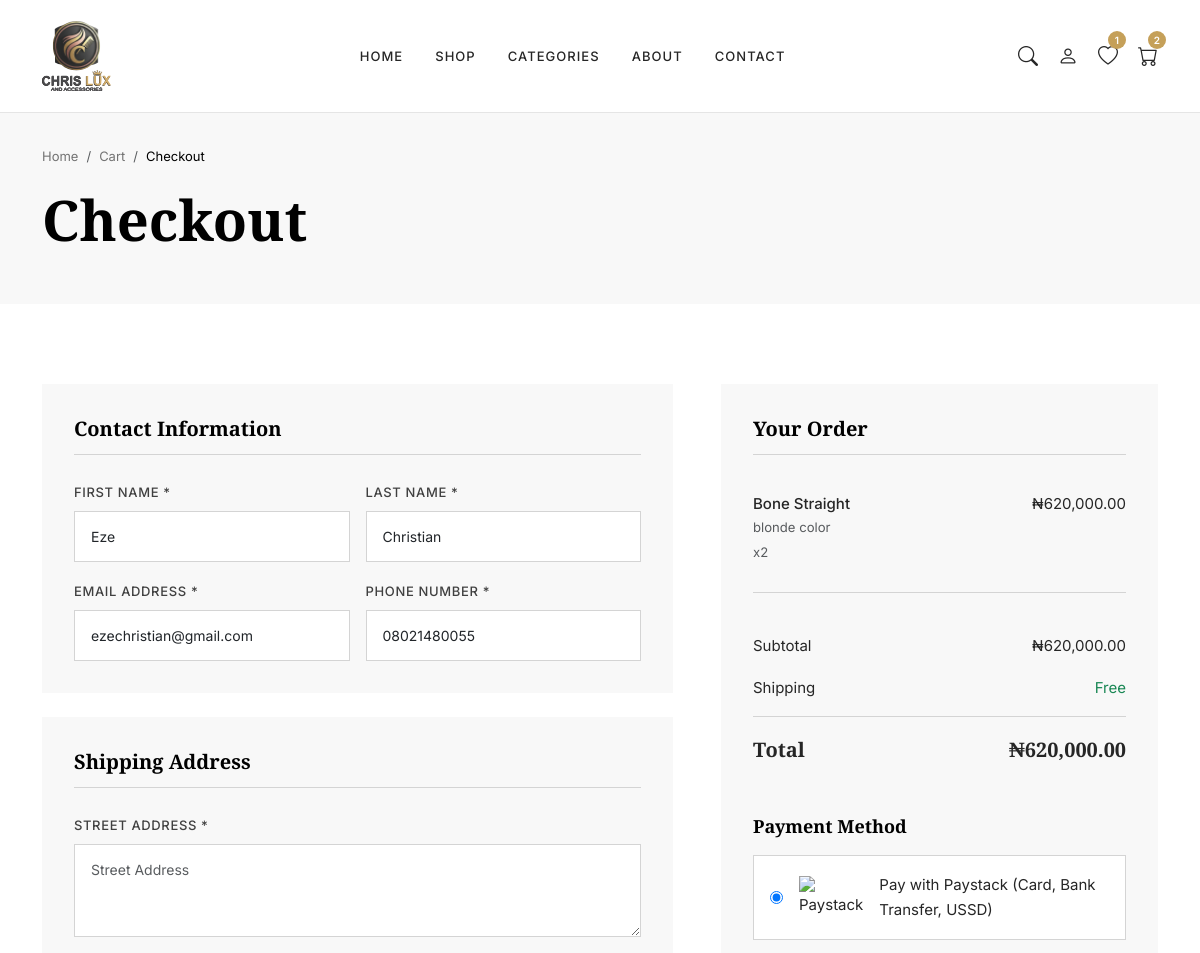
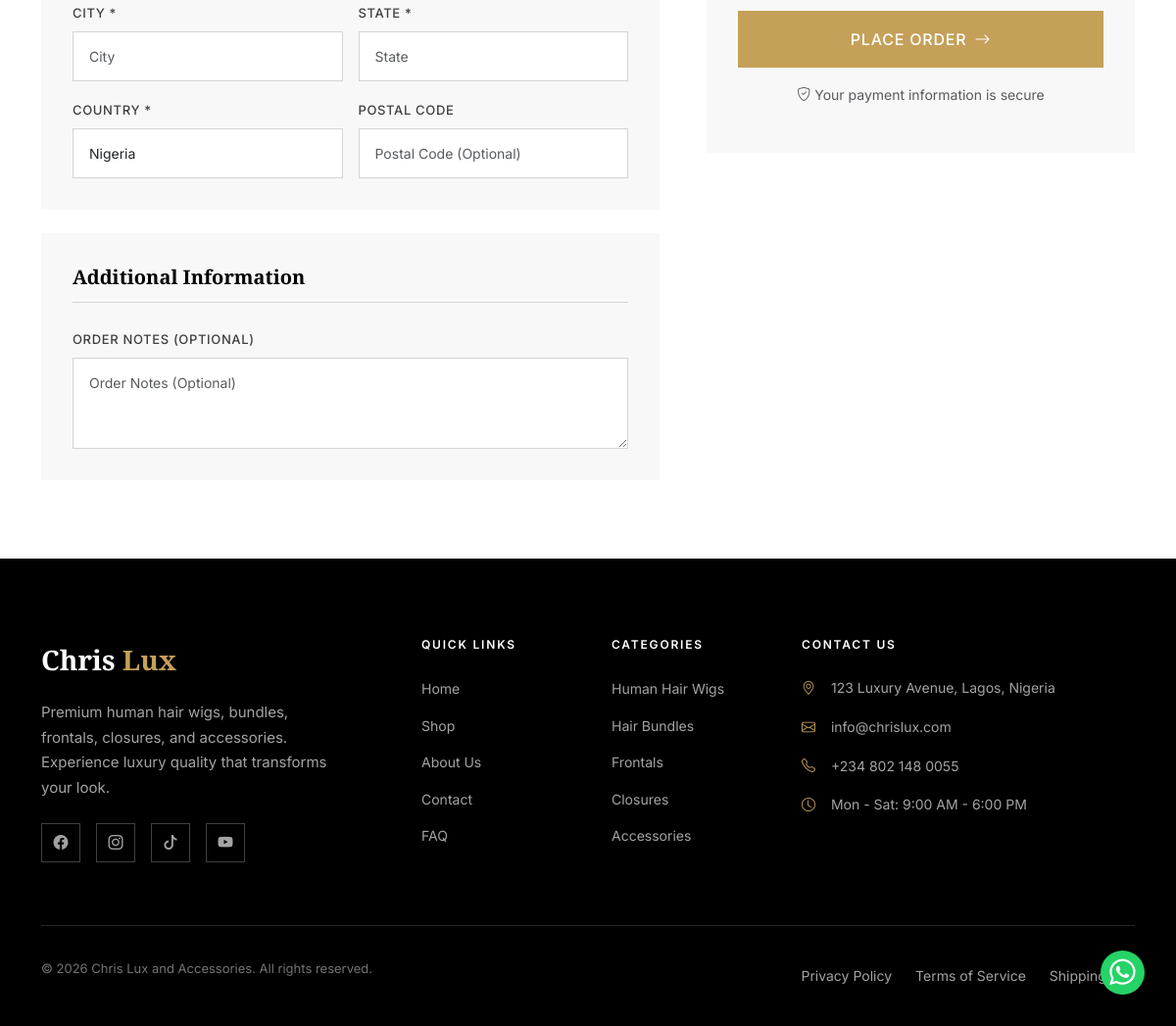
/orders/checkout/ (signed in), run on the app's committed database (2 pictures, top to bottom).
### chris_lux/accounts/models.py (models this page shows, shortened)
class User(AbstractUser):
    email = models.EmailField(unique=True)
    phone = models.CharField(max_length=20, blank=True)
    profile_image = models.ImageField(upload_to='profiles/', blank=True, null=True)
    date_of_birth = models.DateField(blank=True, null=True)
    address = models.TextField(blank=True)
    city = models.CharField(max_length=100, blank=True)
    state = models.CharField(max_length=100, blank=True)
    country = models.CharField(max_length=100, default='Nigeria')
    postal_code = models.CharField(max_length=20, blank=True)
    email_notifications = models.BooleanField(default=True)
    sms_notifications = models.BooleanField(default=False)
    created_at = models.DateTimeField(auto_now_add=True)
    updated_at = models.DateTimeField(auto_now=True)
    USERNAME_FIELD = 'email'
    REQUIRED_FIELDS = ['username', 'first_name', 'last_name']
    class Meta:
        verbose_name = 'User'
        verbose_name_plural = 'Users'
        ordering = ['-date_joined']

### chris_lux/cart/models.py (models this page shows, shortened)
class CartItem(models.Model):
    cart = models.ForeignKey(Cart, on_delete=models.CASCADE, related_name='items')
    product = models.ForeignKey(Product, on_delete=models.CASCADE)
    variation = models.ForeignKey(
        Variation,
        on_delete=models.CASCADE,
        null=True,
        blank=True
    )
    quantity = models.PositiveIntegerField(default=1)
    added_at = models.DateTimeField(auto_now_add=True)
    class Meta:
        verbose_name = 'Cart Item'
        verbose_name_plural = 'Cart Items'
        unique_together = ['cart', 'product', 'variation']
        ordering = ['-added_at']
    @property
    def unit_price(self):
        if self.variation:
            return self.variation.final_price
        return self.product.price
    @property
    def subtotal(self):
        return self.unit_price * self.quantity

class Cart(models.Model):
    user = models.OneToOneField(
        settings.AUTH_USER_MODEL,
        on_delete=models.CASCADE,
        null=True,
        blank=True,
        related_name='cart'
    )
    session_id = models.CharField(max_length=100, blank=True, null=True)
    coupon = models.ForeignKey(
        'core.Coupon',
        on_delete=models.SET_NULL,
        null=True,
        blank=True
    )
    created_at = models.DateTimeField(auto_now_add=True)
    updated_at = models.DateTimeField(auto_now=True)
    class Meta:
        verbose_name = 'Cart'
        verbose_name_plural = 'Carts'
    @property
    def item_count(self):
        return sum(item.quantity for item in self.items.all())
    @property
    def subtotal(self):
        return sum(item.subtotal for item in self.items.all())
    @property
    def discount_amount(self):
        if self.coupon and self.coupon.is_valid():
            if self.coupon.discount_type == 'percentage':
                return (self.subtotal * self.coupon.discount_value) / 100
            else:
                return min(self.coupon.discount_value, self.subtotal)
        return 0
    @property
    def shipping_cost(self):
        if self.subtotal >= settings.FREE_SHIPPING_THRESHOLD:
            return 0
        return settings.SHIPPING_FEE
    @property
    def total(self):
        return self.subtotal - self.discount_amount + self.shipping_cost

### chris_lux/products/models.py (models this page shows, shortened)
class Product(models.Model):
    name = models.CharField(max_length=200)
    slug = models.SlugField(unique=True, blank=True)
    sku = models.CharField(max_length=50, unique=True, blank=True)
    description = models.TextField()
    short_description = models.TextField(blank=True)
    category = models.ForeignKey(Category, on_delete=models.CASCADE, related_name='products')
    tags = models.CharField(max_length=300, blank=True, help_text="Comma-separated tags")
    price = models.DecimalField(max_digits=10, decimal_places=2, validators=[MinValueValidator(0)])
    compare_at_price = models.DecimalField(max_digits=10, decimal_places=2, blank=True, null=True, validators=[MinValueValidator(0)])
    cost_price = models.DecimalField(max_digits=10, decimal_places=2, blank=True, null=True, validators=[MinValueValidator(0)])
    stock_quantity = models.PositiveIntegerField(default=0)
    track_stock = models.BooleanField(default=True)
    allow_backorders = models.BooleanField(default=False)
    has_variations = models.BooleanField(default=False)
    weight = models.DecimalField(max_digits=8, decimal_places=2, blank=True, null=True, help_text="Weight in kg")
    meta_title = models.CharField(max_length=70, blank=True)
    meta_description = models.CharField(max_length=160, blank=True)
    is_active = models.BooleanField(default=True)
    is_featured = models.BooleanField(default=False)
    is_best_seller = models.BooleanField(default=False)
    is_new = models.BooleanField(default=True)
    created_at = models.DateTimeField(auto_now_add=True)
    updated_at = models.DateTimeField(auto_now=True)
    class Meta:
        verbose_name = 'Product'
        verbose_name_plural = 'Products'
        ordering = ['-created_at']

class Variation(models.Model):
    VARIATION_TYPES = [
        ('length', 'Length'),
        ('texture', 'Texture'),
        ('color', 'Color'),
        ('size', 'Size'),
        ('style', 'Style'),
    ]
    product = models.ForeignKey(Product, on_delete=models.CASCADE, related_name='variations')
    variation_type = models.CharField(max_length=20, choices=VARIATION_TYPES)
    name = models.CharField(max_length=100)
    value = models.CharField(max_length=50)
    price_adjustment = models.DecimalField(max_digits=10, decimal_places=2, default=0)
    stock_quantity = models.PositiveIntegerField(default=0)
    is_active = models.BooleanField(default=True)
    class Meta:
        verbose_name = 'Variation'
        verbose_name_plural = 'Variations'
        unique_together = ['product', 'variation_type', 'value']
        ordering = ['variation_type', 'value']
    @property
    def final_price(self):
        return self.product.price + self.price_adjustment

### chris_lux/orders/views.py (the view, shortened to what this page needs)
# urls.py: path('checkout/', views.CheckoutView.as_view(), name='checkout'),
class CheckoutView(LoginRequiredMixin, View):
    template_name = 'orders/checkout.html'
    def get(self, request):
        cart = get_or_create_cart(request)
        if cart.items.count() == 0:
            messages.error(request, 'Your cart is empty.')
            return redirect('cart')
        initial_data = {
            'first_name': request.user.first_name,
            'last_name': request.user.last_name,
            'email': request.user.email,
            'phone': request.user.phone,
            'address': request.user.address,
            'city': request.user.city,
            'state': request.user.state,
            'country': request.user.country or 'Nigeria',
            'postal_code': request.user.postal_code,
        }
        form = CheckoutForm(initial=initial_data)
        context = {
            'form': form,
            'cart': cart,
            'paystack_public_key': settings.PAYSTACK_PUBLIC_KEY,
        }
        return render(request, self.template_name, context)

### templates/orders/checkout.html (shortened to what this page needs)
{% extends 'base.html' %} {% load static %} {% load humanize %}
{% block title %}Checkout - {{ SITE_NAME }}{% endblock %} {% block content %}
<section class="breadcrumb-section">
  <div class="container">
    <nav aria-label="breadcrumb">
      <ol class="breadcrumb">
        <li class="breadcrumb-item"><a href="{% url 'home' %}">Home</a></li>
        <li class="breadcrumb-item"><a href="{% url 'cart' %}">Cart</a></li>
        <li class="breadcrumb-item active" aria-current="page">Checkout</li>
      </ol>
    </nav>
    <h1 class="mt-3">Checkout</h1>
  </div>
</section>
<section class="section-padding">
  <div class="container">
    <form method="post" id="checkout-form">
      <div class="row g-5">
        <div class="col-lg-7">
          <div class="checkout-section">
            <h4 class="checkout-title">Contact Information</h4>
            <div class="row g-3">
              <div class="col-md-6">
                <label class="form-label">First Name *</label>
                {{ form.first_name }}
              </div>
              <div class="col-md-6">
                <label class="form-label">Last Name *</label>
                {{ form.last_name }}
              </div>
              <div class="col-md-6">
                <label class="form-label">Email Address *</label>
                {{ form.email }}
              </div>
              <div class="col-md-6">
                <label class="form-label">Phone Number *</label>
                {{ form.phone }}
              </div>
            </div>
          </div>
          <div class="checkout-section mt-4">
            <h4 class="checkout-title">Shipping Address</h4>
            <div class="row g-3">
              <div class="col-12">
                <label class="form-label">Street Address *</label>
                {{ form.address }}
              </div>
              <div class="col-md-6">
                <label class="form-label">City *</label>
                {{ form.city }}
              </div>
              <div class="col-md-6">
                <label class="form-label">State *</label>
                {{ form.state }}
              </div>
              <div class="col-md-6">
                <label class="form-label">Country *</label>
                {{ form.country }}
              </div>
              <div class="col-md-6">
                <label class="form-label">Postal Code</label>
                {{ form.postal_code }}
              </div>
            </div>
          </div>
          <div class="checkout-section mt-4">
            <h4 class="checkout-title">Additional Information</h4>
            <div class="row g-3">
              <div class="col-12">
                <label class="form-label">Order Notes (Optional)</label>
                {{ form.note }}
              </div>
            </div>
          </div>
        </div>
        <div class="col-lg-5">
          <div class="checkout-summary">
            <h4 class="checkout-title">Your Order</h4>
            <div class="order-items">
              {% for item in cart.items.all %}
              <div class="order-item">
                <div class="d-flex justify-content-between">
                  <div>
                    <span class="item-name">{{ item.product.name }}</span>
                    {% if item.variation %}
                    <small class="text-muted d-block"
                      >{{ item.variation.value }}</small
                    >
                    {% endif %}
                    <small class="text-muted">x{{ item.quantity }}</small>
                  </div>
                  <span class="item-price">₦{{ item.subtotal|intcomma }}</span>
                </div>
              </div>
              {% endfor %}
            </div>
            <div class="order-totals">
              <div class="total-row">
                <span>Subtotal</span>
                <span>₦{{ cart.subtotal|intcomma }}</span>
              </div>
              <div class="total-row">
                <span>Shipping</span>
                <span>
                  {% if cart.shipping_cost == 0 %}
                  <span class="text-success">Free</span>
                  {% else %} ₦{{ cart.shipping_cost|intcomma }} {% endif %}
                </span>
              </div>
              <div class="total-row grand-total">
                <span>Total</span>
                <span>₦{{ cart.total|intcomma }}</span>
              </div>
            </div>
            <div class="payment-method mt-4">
              <h5>Payment Method</h5>
              <div class="payment-option">
                <input
                  type="radio"
                  name="payment_method"
                  id="paystack"
                  value="paystack"
                  checked
                />
                <label for="paystack">
                  <img
                    src="{% static 'images/paystack-logo.png' %}"
                    alt="Paystack"
                    height="30"
                  />
                  <span>Pay with Paystack (Card, Bank Transfer, USSD)</span>
                </label>
              </div>
            </div>
            <button
              type="submit"
              class="btn btn-gold w-100 mt-4"
              id="place-order-btn"
            >
              Place Order<i class="bi bi-arrow-right ms-2"></i>
            </button>
            <p class="text-muted text-center mt-3" style="font-size: 0.875rem">
              <i class="bi bi-shield-check"></i> Your payment information is
              secure
            </p>
          </div>
        </div>
      </div>
    </form>
  </div>
</section>
{% endblock %}

### data on the page
User: first_name "Eze", last_name "Christian", email "ezechristian@gmail.com", phone "08021480055", country "Nigeria"
CartItem: product.name "Bone Straight", variation.value "blonde color", quantity "2", subtotal "620,000.00"
Cart: subtotal "620,000.00", total "620,000.00"

### other printed values
{{ global_wishlist_count }} "1"
{{ cart_count }} "2"
{{ CONTACT_EMAIL }} "info@chrislux.com"
{{ CONTACT_PHONE }} "+234 802 148 0055"
{{ SITE_NAME }} "Chris Lux and Accessories"
